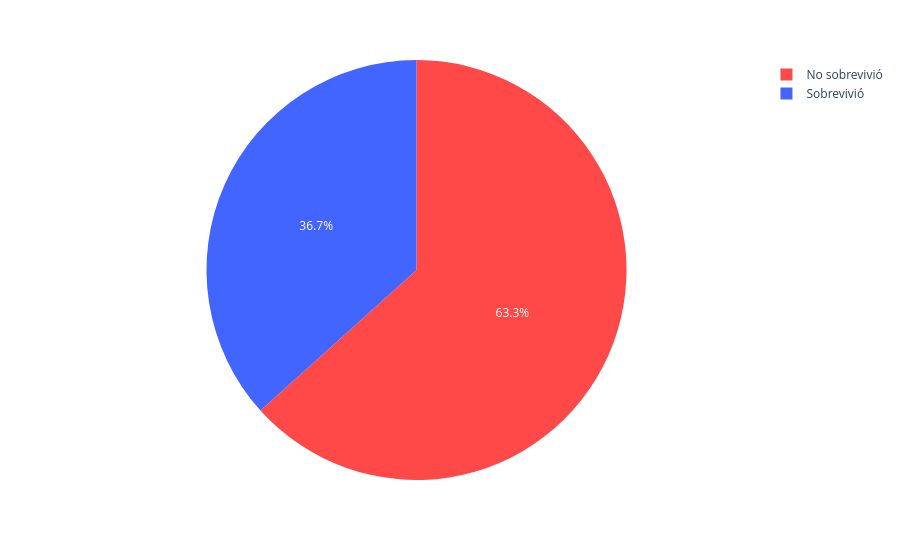

Source (notebook cell):
### Markdown cell above
3.6 Gráfico para sobrevivientes mayores a 40 años

### Code cell
fig_pie_sobrevivientes_mayores_40 = px.pie(
    sobrevivientes_mayores_40,
    values='count',
    names='Sobreviviente',
    color='Sobreviviente',
    color_discrete_map=mapeo_colores
)

fig_pie_sobrevivientes_mayores_40.show()

### Figure 1 — Plotly figure (JSON) as saved in the notebook; plotly's stock layout.template omitted (floating-point values rounded to 4 significant figures)
{"data": [{"customdata": [["No sobrevivió"], ["Sobrevivió"]], "domain": {"x": [0, 1], "y": [0, 1]}, "hovertemplate": "Sobreviviente=%{customdata[0]}<br>count=%{value}<extra></extra>", "labels": ["No sobrevivió", "Sobrevivió"], "legendgroup": "", "marker": {"colors": ["#ff4848", "#4365ff"]}, "name": "", "showlegend": true, "type": "pie", "values": [95, 55]}], "layout": {"legend": {"tracegroupgap": 0}, "margin": {"t": 60}}}
